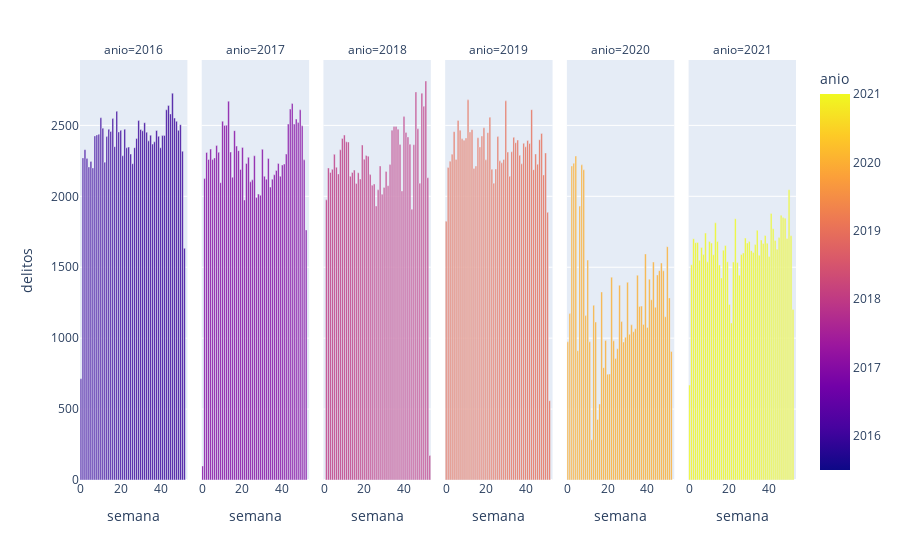

The code cell stored with this chart in its notebook:
### Code cell
px.bar(data_frame=df.groupby(["anio","semana"], as_index=False)["delitos"].count().sort_values(["anio", "semana"],  ascending=True),
       x='semana',
       y='delitos', 
       color= "anio",
       color_discrete_sequence=["red", "green", "blue", "goldenrod", "magenta"],
       facet_col='anio')

### Figure 1 — Plotly figure (JSON) as saved in the notebook; plotly's stock layout.template omitted (floating-point values rounded to 4 significant figures)
{"data": [{"alignmentgroup": "True", "hovertemplate": "anio=%{marker.color}<br>semana=%{x}<br>delitos=%{y}<extra></extra>", "legendgroup": "", "marker": {"color": [2016, 2016, 2016, 2016, 2016, 2016, 2016, 2016, 2016, 2016, 2016, 2016, 2016, 2016, 2016, 2016, 2016, 2016, 2016, 2016, 2016, 2016, 2016, 2016, 2016, 2016, 2016, 2016, 2016, 2016, 2016, 2016, 2016, 2016, 2016, 2016, 2016, 2016, 2016, 2016, 2016, 2016, 2016, 2016, 2016, 2016, 2016, 2016, 2016, 2016, 2016, 2016, 2016], "coloraxis": "coloraxis", "pattern": {"shape": ""}}, "name": "", "offsetgroup": "", "orientation": "v", "showlegend": false, "textposition": "auto", "type": "bar", "x": [0, 1, 2, 3, 4, 5, 6, 7, 8, 9, 10, 11, 12, 13, 14, 15, 16, 17, 18, 19, 20, 21, 22, 23, 24, 25, 26, 27, 28, 29, 30, 31, 32, 33, 34, 35, 36, 37, 38, 39, 40, 41, 42, 43, 44, 45, 46, 47, 48, 49, 50, 51, 52], "xaxis": "x", "y": [714, 2271, 2329, 2266, 2207, 2246, 2200, 2426, 2433, 2437, 2554, 2480, 2241, 2421, 2473, 2457, 2548, 2350, 2600, 2454, 2465, 2286, 2473, 2342, 2347, 2298, 2230, 2343, 2408, 2534, 2471, 2462, 2519, 2452, 2391, 2431, 2368, 2384, 2464, 2423, 2342, 2428, 2429, 2610, 2640, 2581, 2727, 2552, 2529, 2465, 2505, 2318, 1633], "yaxis": "y"}, {"alignmentgroup": "True", "hovertemplate": "anio=%{marker.color}<br>semana=%{x}<br>delitos=%{y}<extra></extra>", "legendgroup": "", "marker": {"color": [2017, 2017, 2017, 2017, 2017, 2017, 2017, 2017, 2017, 2017, 2017, 2017, 2017, 2017, 2017, 2017, 2017, 2017, 2017, 2017, 2017, 2017, 2017, 2017, 2017, 2017, 2017, 2017, 2017, 2017, 2017, 2017, 2017, 2017, 2017, 2017, 2017, 2017, 2017, 2017, 2017, 2017, 2017, 2017, 2017, 2017, 2017, 2017, 2017, 2017, 2017, 2017, 2017], "coloraxis": "coloraxis", "pattern": {"shape": ""}}, "name": "", "offsetgroup": "", "orientation": "v", "showlegend": false, "textposition": "auto", "type": "bar", "x": [0, 1, 2, 3, 4, 5, 6, 7, 8, 9, 10, 11, 12, 13, 14, 15, 16, 17, 18, 19, 20, 21, 22, 23, 24, 25, 26, 27, 28, 29, 30, 31, 32, 33, 34, 35, 36, 37, 38, 39, 40, 41, 42, 43, 44, 45, 46, 47, 48, 49, 50, 51, 52], "xaxis": "x2", "y": [99, 2125, 2309, 2260, 2333, 2259, 2271, 2358, 2310, 2096, 2530, 2500, 2501, 2671, 2312, 2135, 2463, 2354, 2322, 2189, 2345, 1974, 2232, 2275, 2102, 2116, 2286, 1991, 2016, 2008, 2331, 2141, 2121, 2267, 2065, 2121, 2152, 2182, 2232, 2141, 2221, 2228, 2298, 2510, 2615, 2655, 2509, 2545, 2520, 2610, 2497, 2257, 1763], "yaxis": "y2"}, {"alignmentgroup": "True", "hovertemplate": "anio=%{marker.color}<br>semana=%{x}<br>delitos=%{y}<extra></extra>", "legendgroup": "", "marker": {"color": [2018, 2018, 2018, 2018, 2018, 2018, 2018, 2018, 2018, 2018, 2018, 2018, 2018, 2018, 2018, 2018, 2018, 2018, 2018, 2018, 2018, 2018, 2018, 2018, 2018, 2018, 2018, 2018, 2018, 2018, 2018, 2018, 2018, 2018, 2018, 2018, 2018, 2018, 2018, 2018, 2018, 2018, 2018, 2018, 2018, 2018, 2018, 2018, 2018, 2018, 2018, 2018, 2018], "coloraxis": "coloraxis", "pattern": {"shape": ""}}, "name": "", "offsetgroup": "", "orientation": "v", "showlegend": false, "textposition": "auto", "type": "bar", "x": [1, 2, 3, 4, 5, 6, 7, 8, 9, 10, 11, 12, 13, 14, 15, 16, 17, 18, 19, 20, 21, 22, 23, 24, 25, 26, 27, 28, 29, 30, 31, 32, 33, 34, 35, 36, 37, 38, 39, 40, 41, 42, 43, 44, 45, 46, 47, 48, 49, 50, 51, 52, 53], "xaxis": "x3", "y": [1975, 2200, 2168, 2190, 2296, 2205, 2158, 2328, 2408, 2432, 2384, 2383, 2141, 2168, 2185, 2090, 2166, 2122, 2362, 2261, 2288, 2283, 2153, 2078, 2087, 1932, 2046, 2214, 2015, 2062, 2175, 2075, 2224, 2465, 2493, 2493, 2472, 2365, 2037, 2562, 2450, 2418, 2367, 1909, 2364, 2736, 2476, 2093, 2727, 2635, 2813, 2131, 173], "yaxis": "y3"}, {"alignmentgroup": "True", "hovertemplate": "anio=%{marker.color}<br>semana=%{x}<br>delitos=%{y}<extra></extra>", "legendgroup": "", "marker": {"color": [2019, 2019, 2019, 2019, 2019, 2019, 2019, 2019, 2019, 2019, 2019, 2019, 2019, 2019, 2019, 2019, 2019, 2019, 2019, 2019, 2019, 2019, 2019, 2019, 2019, 2019, 2019, 2019, 2019, 2019, 2019, 2019, 2019, 2019, 2019, 2019, 2019, 2019, 2019, 2019, 2019, 2019, 2019, 2019, 2019, 2019, 2019, 2019, 2019, 2019, 2019, 2019, 2019], "coloraxis": "coloraxis", "pattern": {"shape": ""}}, "name": "", "offsetgroup": "", "orientation": "v", "showlegend": false, "textposition": "auto", "type": "bar", "x": [0, 1, 2, 3, 4, 5, 6, 7, 8, 9, 10, 11, 12, 13, 14, 15, 16, 17, 18, 19, 20, 21, 22, 23, 24, 25, 26, 27, 28, 29, 30, 31, 32, 33, 34, 35, 36, 37, 38, 39, 40, 41, 42, 43, 44, 45, 46, 47, 48, 49, 50, 51, 52], "xaxis": "x4", "y": [1825, 2203, 2247, 2297, 2456, 2260, 2535, 2465, 2405, 2395, 2411, 2680, 2453, 2470, 2196, 2213, 2413, 2348, 2425, 2483, 2257, 2449, 2557, 2190, 2093, 2193, 2421, 2250, 2236, 2260, 2673, 2312, 2141, 2314, 2416, 2378, 2397, 2289, 2229, 2374, 2349, 2393, 2372, 2611, 2188, 2299, 2226, 2399, 2443, 2151, 2306, 1887, 559], "yaxis": "y4"}, {"alignmentgroup": "True", "hovertemplate": "anio=%{marker.color}<br>semana=%{x}<br>delitos=%{y}<extra></extra>", "legendgroup": "", "marker": {"color": [2020, 2020, 2020, 2020, 2020, 2020, 2020, 2020, 2020, 2020, 2020, 2020, 2020, 2020, 2020, 2020, 2020, 2020, 2020, 2020, 2020, 2020, 2020, 2020, 2020, 2020, 2020, 2020, 2020, 2020, 2020, 2020, 2020, 2020, 2020, 2020, 2020, 2020, 2020, 2020, 2020, 2020, 2020, 2020, 2020, 2020, 2020, 2020, 2020, 2020, 2020, 2020, 2020], "coloraxis": "coloraxis", "pattern": {"shape": ""}}, "name": "", "offsetgroup": "", "orientation": "v", "showlegend": false, "textposition": "auto", "type": "bar", "x": [0, 1, 2, 3, 4, 5, 6, 7, 8, 9, 10, 11, 12, 13, 14, 15, 16, 17, 18, 19, 20, 21, 22, 23, 24, 25, 26, 27, 28, 29, 30, 31, 32, 33, 34, 35, 36, 37, 38, 39, 40, 41, 42, 43, 44, 45, 46, 47, 48, 49, 50, 51, 52], "xaxis": "x5", "y": [974, 1173, 2214, 2233, 2284, 912, 1931, 2222, 2187, 1159, 1551, 974, 284, 1232, 1114, 427, 536, 1326, 792, 983, 746, 747, 1430, 981, 856, 925, 1373, 1117, 973, 1006, 1394, 1027, 1094, 1045, 1066, 1444, 1223, 1226, 1097, 1594, 1076, 1416, 1271, 1537, 1218, 1446, 1476, 1530, 1475, 1151, 1645, 1284, 906], "yaxis": "y5"}, {"alignmentgroup": "True", "hovertemplate": "anio=%{marker.color}<br>semana=%{x}<br>delitos=%{y}<extra></extra>", "legendgroup": "", "marker": {"color": [2021, 2021, 2021, 2021, 2021, 2021, 2021, 2021, 2021, 2021, 2021, 2021, 2021, 2021, 2021, 2021, 2021, 2021, 2021, 2021, 2021, 2021, 2021, 2021, 2021, 2021, 2021, 2021, 2021, 2021, 2021, 2021, 2021, 2021, 2021, 2021, 2021, 2021, 2021, 2021, 2021, 2021, 2021, 2021, 2021, 2021, 2021, 2021, 2021, 2021, 2021, 2021, 2021], "coloraxis": "coloraxis", "pattern": {"shape": ""}}, "name": "", "offsetgroup": "", "orientation": "v", "showlegend": false, "textposition": "auto", "type": "bar", "x": [0, 1, 2, 3, 4, 5, 6, 7, 8, 9, 10, 11, 12, 13, 14, 15, 16, 17, 18, 19, 20, 21, 22, 23, 24, 25, 26, 27, 28, 29, 30, 31, 32, 33, 34, 35, 36, 37, 38, 39, 40, 41, 42, 43, 44, 45, 46, 47, 48, 49, 50, 51, 52], "xaxis": "x6", "y": [669, 1518, 1701, 1673, 1675, 1550, 1640, 1589, 1741, 1538, 1682, 1670, 1588, 1813, 1682, 1516, 1425, 1620, 1654, 1539, 1238, 1107, 1537, 1842, 1533, 1444, 1590, 1601, 1706, 1671, 1681, 1617, 1604, 1660, 1761, 1584, 1692, 1668, 1724, 1669, 1576, 1879, 1772, 1689, 1627, 1709, 1867, 1850, 1846, 1703, 2047, 1722, 1202], "yaxis": "y6"}], "layout": {"annotations": [{"font": {}, "showarrow": false, "text": "anio=2016", "x": 0.075, "xanchor": "center", "xref": "paper", "y": 1, "yanchor": "bottom", "yref": "paper"}, {"font": {}, "showarrow": false, "text": "anio=2017", "x": 0.245, "xanchor": "center", "xref": "paper", "y": 1, "yanchor": "bottom", "yref": "paper"}, {"font": {}, "showarrow": false, "text": "anio=2018", "x": 0.415, "xanchor": "center", "xref": "paper", "y": 1, "yanchor": "bottom", "yref": "paper"}, {"font": {}, "showarrow": false, "text": "anio=2019", "x": 0.585, "xanchor": "center", "xref": "paper", "y": 1, "yanchor": "bottom", "yref": "paper"}, {"font": {}, "showarrow": false, "text": "anio=2020", "x": 0.755, "xanchor": "center", "xref": "paper", "y": 1, "yanchor": "bottom", "yref": "paper"}, {"font": {}, "showarrow": false, "text": "anio=2021", "x": 0.925, "xanchor": "center", "xref": "paper", "y": 1, "yanchor": "bottom", "yref": "paper"}], "barmode": "relative", "coloraxis": {"colorbar": {"title": {"text": "anio"}}, "colorscale": [[0, "#0d0887"], [0.1111, "#46039f"], [0.2222, "#7201a8"], [0.3333, "#9c179e"], [0.4444, "#bd3786"], [0.5556, "#d8576b"], [0.6667, "#ed7953"], [0.7778, "#fb9f3a"], [0.8889, "#fdca26"], [1, "#f0f921"]]}, "legend": {"tracegroupgap": 0}, "margin": {"t": 60}, "xaxis": {"anchor": "y", "domain": [0, 0.15], "title": {"text": "semana"}}, "xaxis2": {"anchor": "y2", "domain": [0.17, 0.32], "matches": "x", "title": {"text": "semana"}}, "xaxis3": {"anchor": "y3", "domain": [0.34, 0.49], "matches": "x", "title": {"text": "semana"}}, "xaxis4": {"anchor": "y4", "domain": [0.51, 0.66], "matches": "x", "title": {"text": "semana"}}, "xaxis5": {"anchor": "y5", "domain": [0.68, 0.83], "matches": "x", "title": {"text": "semana"}}, "xaxis6": {"anchor": "y6", "domain": [0.85, 1], "matches": "x", "title": {"text": "semana"}}, "yaxis": {"anchor": "x", "domain": [0, 1], "title": {"text": "delitos"}}, "yaxis2": {"anchor": "x2", "domain": [0, 1], "matches": "y", "showticklabels": false}, "yaxis3": {"anchor": "x3", "domain": [0, 1], "matches": "y", "showticklabels": false}, "yaxis4": {"anchor": "x4", "domain": [0, 1], "matches": "y", "showticklabels": false}, "yaxis5": {"anchor": "x5", "domain": [0, 1], "matches": "y", "showticklabels": false}, "yaxis6": {"anchor": "x6", "domain": [0, 1], "matches": "y", "showticklabels": false}}}
